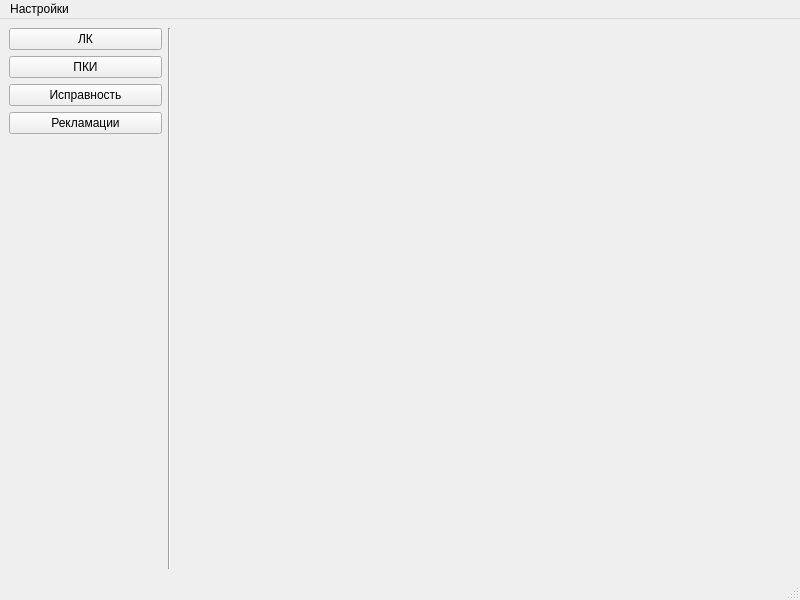
<?xml version="1.0" encoding="UTF-8"?>
<ui version="4.0">
 <class>MainWindow</class>
 <widget class="QMainWindow" name="MainWindow">
  <property name="geometry">
   <rect>
    <x>0</x>
    <y>0</y>
    <width>800</width>
    <height>600</height>
   </rect>
  </property>
  <property name="windowTitle">
   <string>MainWindow</string>
  </property>
  <widget class="QWidget" name="centralwidget">
   <layout class="QHBoxLayout" name="horizontalLayout" stretch="1,0,4">
    <item>
     <layout class="QVBoxLayout" name="verticalLayout">
      <property name="sizeConstraint">
       <enum>QLayout::SizeConstraint::SetMinimumSize</enum>
      </property>
      <item>
       <widget class="QPushButton" name="btn_lk">
        <property name="text">
         <string>ЛК</string>
        </property>
       </widget>
      </item>
      <item>
       <widget class="QPushButton" name="btn_pki">
        <property name="text">
         <string>ПКИ</string>
        </property>
       </widget>
      </item>
      <item>
       <widget class="QPushButton" name="btn_ispr">
        <property name="text">
         <string>Исправность</string>
        </property>
       </widget>
      </item>
      <item>
       <widget class="QPushButton" name="btn_rekl">
        <property name="text">
         <string>Рекламации</string>
        </property>
       </widget>
      </item>
      <item>
       <spacer name="verticalSpacer">
        <property name="orientation">
         <enum>Qt::Orientation::Vertical</enum>
        </property>
        <property name="sizeHint" stdset="0">
         <size>
          <width>20</width>
          <height>40</height>
         </size>
        </property>
       </spacer>
      </item>
     </layout>
    </item>
    <item>
     <widget class="Line" name="line">
      <property name="orientation">
       <enum>Qt::Orientation::Vertical</enum>
      </property>
     </widget>
    </item>
    <item>
     <widget class="QStackedWidget" name="stackedWidget">
      <property name="currentIndex">
       <number>2</number>
      </property>
      <widget class="QWidget" name="pki_page"/>
      <widget class="QWidget" name="lk_page">
       <layout class="QVBoxLayout" name="verticalLayout_2"/>
      </widget>
      <widget class="QWidget" name="ispr_page"/>
      <widget class="QWidget" name="rekl_page"/>
     </widget>
    </item>
   </layout>
  </widget>
  <widget class="QMenuBar" name="menubar">
   <property name="geometry">
    <rect>
     <x>0</x>
     <y>0</y>
     <width>800</width>
     <height>24</height>
    </rect>
   </property>
   <widget class="QMenu" name="menu">
    <property name="title">
     <string>Настройки</string>
    </property>
    <addaction name="units_action"/>
    <addaction name="spec_action"/>
    <addaction name="type_plane_action"/>
    <addaction name="osob_plane_action"/>
    <addaction name="vypZav_action"/>
    <addaction name="rem_zav_action"/>
    <addaction name="remType_action"/>
    <addaction name="planes_action"/>
   </widget>
   <addaction name="menu"/>
  </widget>
  <widget class="QStatusBar" name="statusbar"/>
  <action name="type_plane_action">
   <property name="text">
    <string>Типы самолетов</string>
   </property>
  </action>
  <action name="planes_action">
   <property name="text">
    <string>Самолеты</string>
   </property>
  </action>
  <action name="spec_action">
   <property name="text">
    <string>Специальности</string>
   </property>
  </action>
  <action name="units_action">
   <property name="text">
    <string>Подразделения</string>
   </property>
  </action>
  <action name="osob_plane_action">
   <property name="text">
    <string>Особенности самолетов</string>
   </property>
  </action>
  <action name="rem_zav_action">
   <property name="text">
    <string>Ремонтные заводы</string>
   </property>
  </action>
  <action name="vypZav_action">
   <property name="text">
    <string>Заводы изготовители</string>
   </property>
  </action>
  <action name="remType_action">
   <property name="text">
    <string>Типы ремонтов</string>
   </property>
  </action>
 </widget>
 <resources/>
 <connections/>
</ui>
